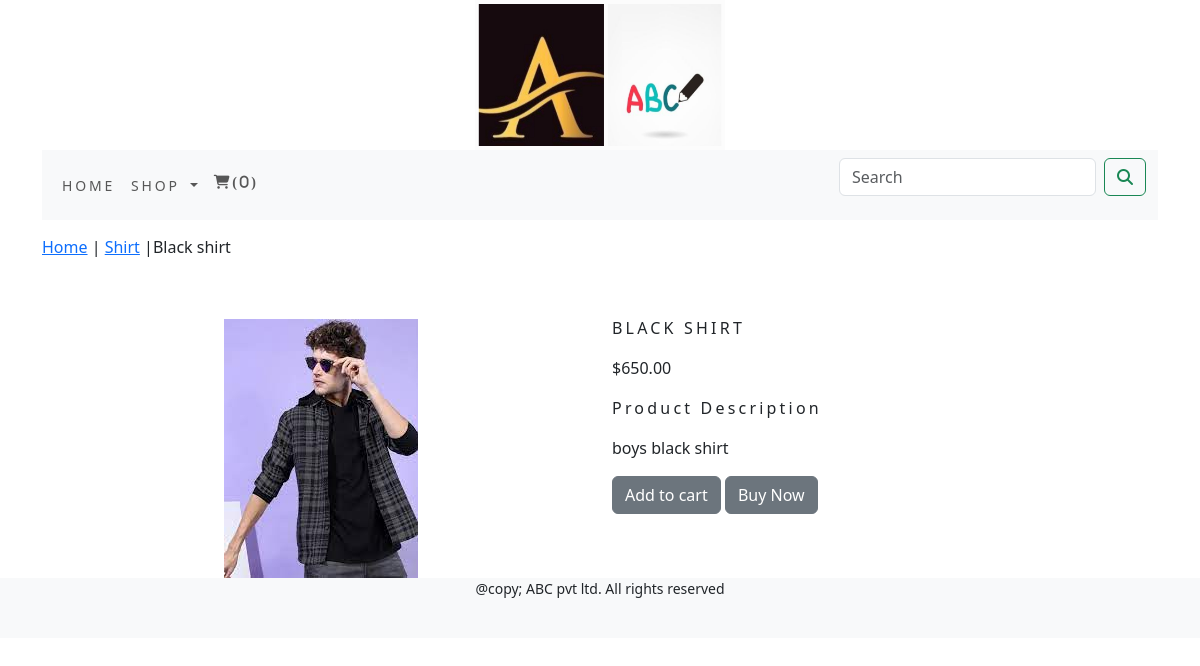
The page /shopping_app/shirt/black-shirt/ on the database its author committed.
### shopping_app/models.py (models this page shows, shortened)
class Product(models.Model):
    name=models.CharField(max_length=250,unique=True)
    slug=models.SlugField(max_length=250,unique=True)
    description=models.TextField(blank=True)
    price=models.DecimalField(max_digits=10,decimal_places=2)
    category=models.ForeignKey(Category,on_delete=models.CASCADE)
    img=models.ImageField(upload_to='product',blank=True)
    stock=models.IntegerField()
    available=models.BooleanField(default=True)
    created=models.DateTimeField(auto_now=True)
    updated=models.DateTimeField(auto_now=True)
    class Meta:
        ordering = ('name',)
        verbose_name = 'product'
        verbose_name_plural = 'products'

class Category(models.Model):
    name=models.CharField(max_length=250,unique=True)
    slug=models.SlugField(max_length=250,unique=True)
    description=models.TextField(blank=True)
    img=models.ImageField(upload_to='category',blank=True)
    class Meta:
        ordering=('name',)
        verbose_name='category'
        verbose_name_plural='categories'
    def get_url(self):
        return reverse('shopping_app:product_by_category',args=[self.slug])
    def __str__(self):
       return '{}'.format(self.name)

### shopping_app/views.py (the view)
# urls.py: path('<slug:c_slug>/<slug:product_slug>/', views.details, name='pro_detail'),
def details(request,c_slug,product_slug):
    try:
        pro=Product.objects.get(category__slug=c_slug,slug=product_slug)
    except Exception as e:
        raise e
    return render(request,'product.html',{'product':pro})

### cartapp/context_processors.py (called while the page is built)
def counter(request):
    item_count=0
    if 'admin' in request.path:
        return  {}
    else:
        try:
            cart=Cart.objects.filter(cart_id=_cartid(request))
            cart_items=Cartitem.objects.all().filter(cart=cart[:1])
            for cart_item in cart_items:
                item_count += cart_item.quantity
        except Cart.DoesNotExist:
            item_count =0
    return dict(item_count=item_count)

### cartapp/views.py (called while the page is built)
def _cartid(request):
    cart=request.session.session_key
    if not cart:
        cart=request.session.create()
    return cart

### shopping_app/context_processors.py (called while the page is built)
def menu_links(request):
    links=Category.objects.all()
    return dict(links=links)

### templates/product.html (shortened to what this page needs)
{% extends 'base.html' %}
{% load static %}
{% block content %}
<div class="row my_pro_row_class">
    <div class="mx-auto">
        <p> <a href="{% url 'shopping_app:allproduct' %}">Home</a> | <a href="{{product.category.get_url}}">{{product.category}}</a> |{{product.name}} </p>
    </div>
</div>
<div class="container">
<br>
<div class="row">
    <div class="col-12 col-md-12 col-md-12 col-lg-6 text-center">
        <div style="min-width:18rem">
             {% if product.img %}
            <img src="{{product.img.url}}" alt="{{product.name}}">
             {% endif %}
        </div>
    </div>
        <div class="col-12 col-sm-12 col-md-12 col-lg-6">
            <div>
            <h1 class="my_pro_title">{{product.name}}</h1>
            <p>${{product.price}}</p>
            <p class="my_title"> Product Description</p>
             <p class="text-justify my_pro_text">{{product.description}}</p>
            {% if product.stock <= 0 %}
            <p class="text-justify my_pro_text"><b>Out of stock</b></p>
            {% else %}
            <a class="btn btn-secondary" href="{% url 'cartapp:addcart' product.id %}">Add to cart</a>
                <a class="btn btn-secondary" href="">Buy Now</a>
            {% endif %}
        </div>
            </div>
    </div>
</div>
{% endblock %}

### static/css/custom.css (style rules this page uses)
.my_title { font-size:16px; text_transform:uppercase; letter-spacing:.2em; }
.my_pro_row_class { padding-top:15px; padding-bottom:20px; }
.my_pro_title { font-size:16px; text-transform:uppercase; letter-spacing:.2em; padding_top:15px; padding-bottom:10px; }
.my_pro_text { padding-right:20px; }

### rows shown on the page
Product: category "Shirt", name "Black shirt", img (picture), name "BLACK SHIRT", price "650.00", description "boys black shirt"

### other values the page prints
{{ item_count }} "0"
